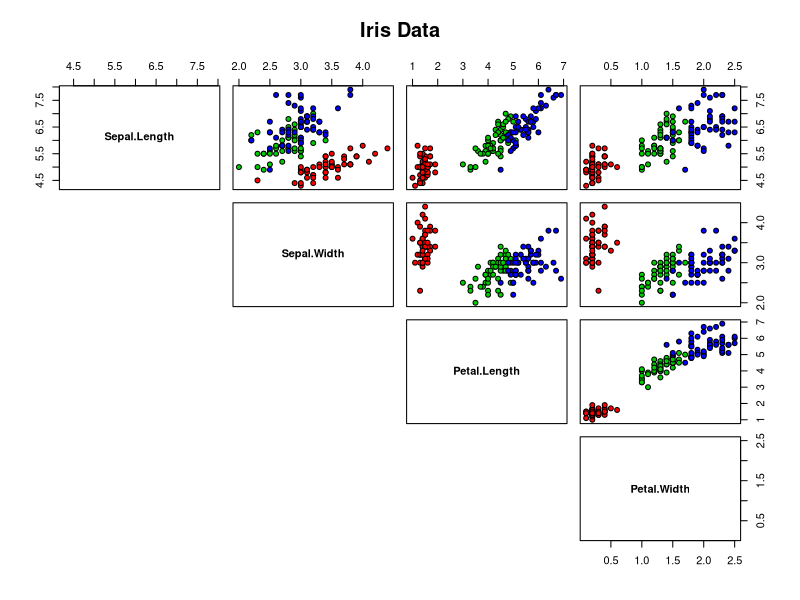
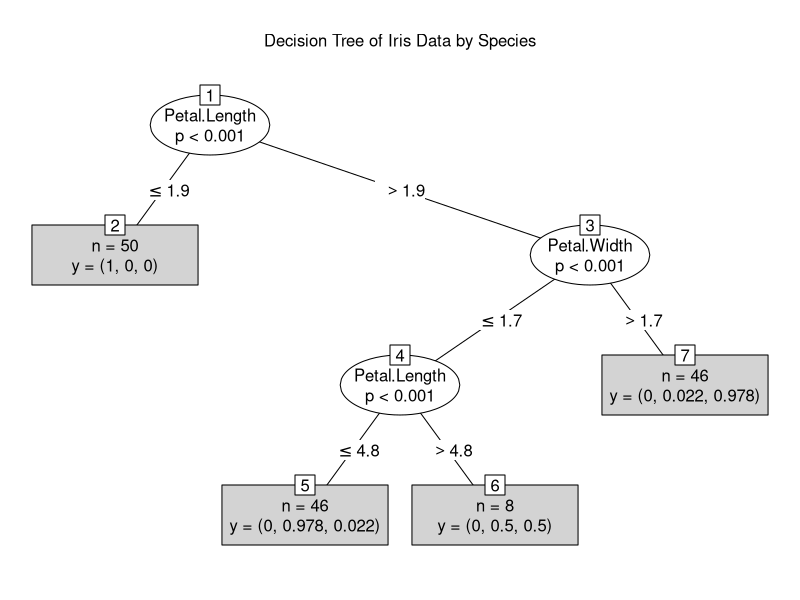

Recreate these plots in R, in order.
# File description -------------------------------------------------------------
# Simple example of a decision tree

# Setup ------------------------------------------------------------------------
rm(list=ls()) # Delete all variables
graphics.off() # Close all open plots
cat("\014")   # Clear console
require("party") # Get decision tree package

# Visualize the data -----------------------------------------------------------
pairs(iris[1:4], 
      main = "Iris Data", 
      pch = 21, 
      bg = c("red", "green3", "blue")[unclass(iris$Species)],
      lower.panel=NULL, 
      labels=c("Sepal.Length","Sepal.Width","Petal.Length","Petal.Width"), 
      font.labels=2,
      cex.labels=1) 

# Inspect the data
print(head(iris))
print(unique(iris$Species)) # We want to predict these species labels

# Fit a decision tree ------------------------------------------------------------
iris_ctree <- ctree(Species ~ Sepal.Length + Sepal.Width + Petal.Length + Petal.Width, 
                    data=iris)

# Visualize decision tree
plot(iris_ctree,
     type="simple",
     main="Decision Tree of Iris Data by Species")
